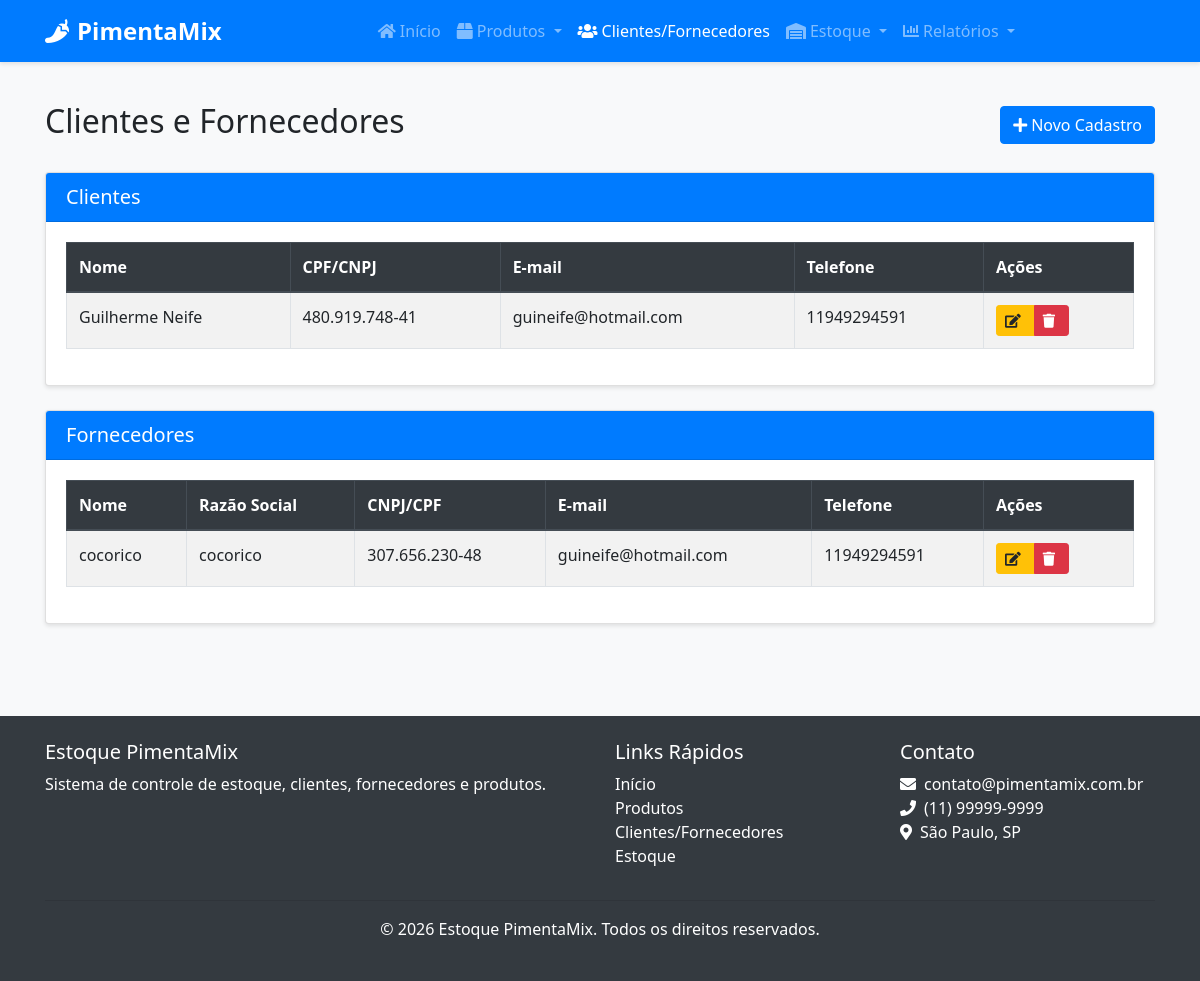
/clientes-fornecedores/, run on an earlier commit of the app's database.
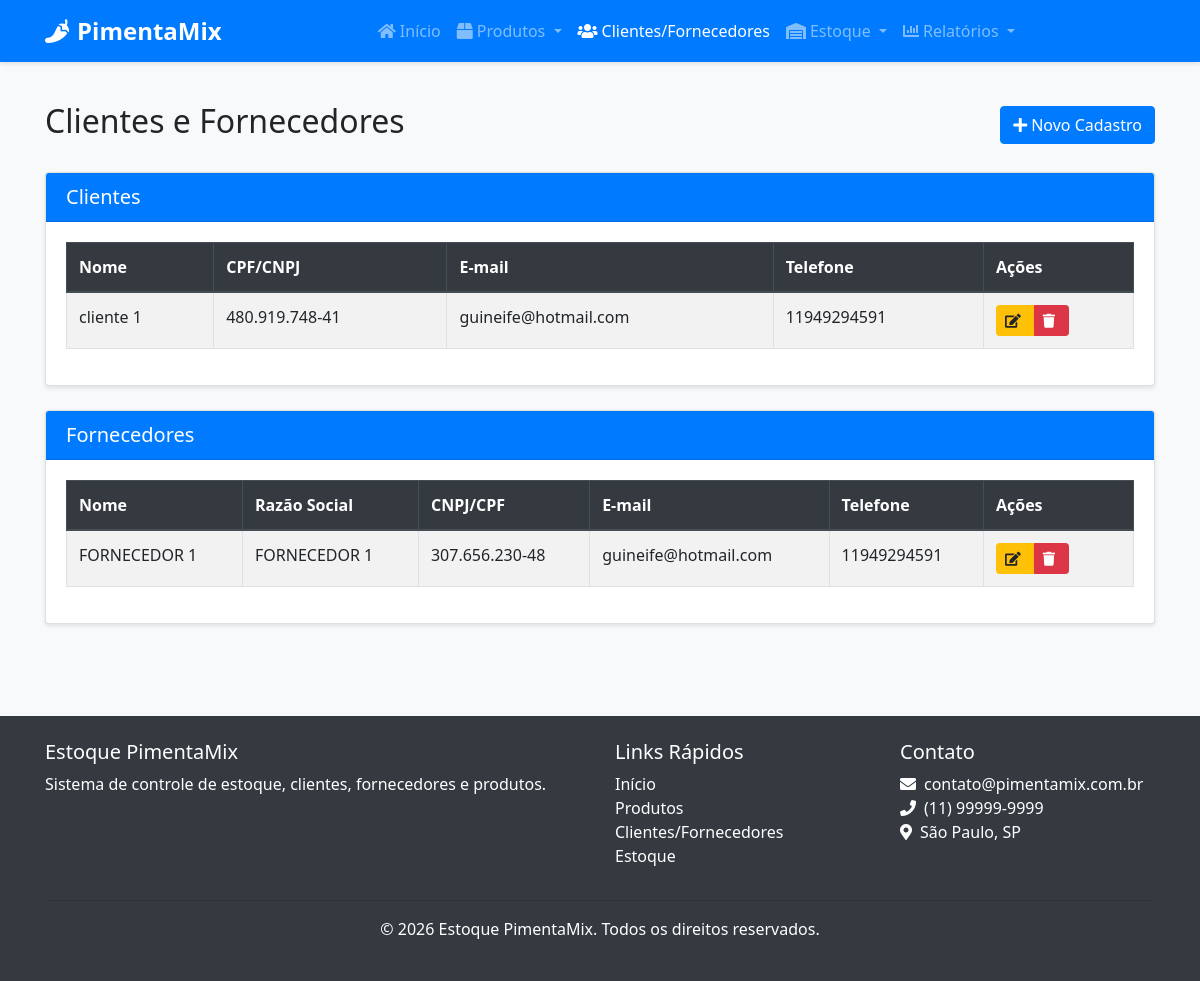
And on a later commit of the database.
### src/models/cliente_fornecedor.py (models this page shows, shortened)
class ClienteFornecedor(db.Model):
    __tablename__ = 'cliente_fornecedor'
    id = db.Column(db.Integer, primary_key=True)
    nome = db.Column(db.String(100), nullable=False)
    razao_social = db.Column(db.String(100), nullable=True)
    nome_fantasia = db.Column(db.String(100), nullable=True)
    cpf_cnpj = db.Column(db.String(20), nullable=True, unique=True)
    email = db.Column(db.String(100), nullable=False)
    telefone = db.Column(db.String(20), nullable=False)
    endereco = db.Column(db.Text, nullable=True)
    observacoes = db.Column(db.Text, nullable=True)
    eh_cliente = db.Column(db.Boolean, default=False)
    eh_fornecedor = db.Column(db.Boolean, default=False)
    data_cadastro = db.Column(db.DateTime, default=datetime.utcnow)
    responsaveis = db.relationship('Responsavel', backref='cliente_fornecedor', lazy=True, cascade="all, delete-orphan")
    contatos = db.relationship('Contato', backref='cliente_fornecedor', lazy=True, cascade="all, delete-orphan")
    produtos_fornecidos = db.relationship('Produto', backref='fornecedor', lazy=True)
    entradas_estoque = db.relationship('EntradaEstoque', backref='fornecedor', lazy=True)
    saidas_estoque = db.relationship('SaidaEstoque', backref='cliente', lazy=True)

### src/routes/cliente_fornecedor.py (the view)
@cliente_fornecedor_bp.route('/')
def listar():
    clientes = ClienteFornecedor.query.filter_by(eh_cliente=True).all()
    fornecedores = ClienteFornecedor.query.filter_by(eh_fornecedor=True).all()
    return render_template('cliente_fornecedor/listar.html', clientes=clientes, fornecedores=fornecedores)

### src/templates/cliente_fornecedor/listar.html (shortened to what the changed rows need)
{% extends "base.html" %}
{% block content %}
<div class="container">
    <div class="d-flex justify-content-between align-items-center mb-4">
        <h2>Clientes e Fornecedores</h2>
    </div>
    <div class="card mb-4">
        <div class="card-body">
            {% if clientes %}
                <div class="table-responsive">
                    <table class="table table-striped table-bordered">
                        <thead class="thead-dark">
                            <tr>
                                <th>Nome</th>
                                <th>CPF/CNPJ</th>
                                <th>E-mail</th>
                                <th>Telefone</th>
                                <th width="150">Ações</th>
                            </tr>
                        </thead>
                        <tbody>
                            {% for cliente in clientes %}
                                <tr>
                                    <td>{{ cliente.nome }}</td>
                                    <td>{{ cliente.cpf_cnpj }}</td>
                                    <td>{{ cliente.email }}</td>
                                    <td>{{ cliente.telefone }}</td>
                                    <td>
                                        <div class="btn-group">
                                            <a href="{{ url_for('cliente_fornecedor.editar', id=cliente.id, aba='cliente') }}" class="btn btn-sm btn-warning">
                                                <i class="fas fa-edit"></i>
                                            </a>
                                            <button type="button" class="btn btn-sm btn-danger btn-excluir" data-id="{{ cliente.id }}" data-tipo="cliente">
                                                <i class="fas fa-trash"></i>
                                            </button>
                                        </div>
                                    </td>
                                </tr>
                            {% endfor %}
                        </tbody>
                    </table>
                </div>
            {% else %}
                <div class="alert alert-info">
                    Nenhum cliente cadastrado.
                </div>
            {% endif %}
        </div>
    </div>
    <div class="card">
        <div class="card-body">
            {% if fornecedores %}
                <div class="table-responsive">
                    <table class="table table-striped table-bordered">
                        <thead class="thead-dark">
                            <tr>
                                <th>Nome</th>
                                <th>Razão Social</th>
                                <th>CNPJ/CPF</th>
                                <th>E-mail</th>
                                <th>Telefone</th>
                                <th width="150">Ações</th>
                            </tr>
                        </thead>
                        <tbody>
                            {% for fornecedor in fornecedores %}
                                <tr>
                                    <td>{{ fornecedor.nome }}</td>
                                    <td>{{ fornecedor.razao_social or '-' }}</td>
                                    <td>{{ fornecedor.cpf_cnpj }}</td>
                                    <td>{{ fornecedor.email }}</td>
                                    <td>{{ fornecedor.telefone }}</td>
                                    <td>
                                        <div class="btn-group">
                                            <a href="{{ url_for('cliente_fornecedor.editar', id=fornecedor.id, aba='fornecedor') }}" class="btn btn-sm btn-warning">
                                                <i class="fas fa-edit"></i>
                                            </a>
                                            <button type="button" class="btn btn-sm btn-danger btn-excluir" data-id="{{ fornecedor.id }}" data-tipo="fornecedor">
                                                <i class="fas fa-trash"></i>
                                            </button>
                                        </div>
                                    </td>
                                </tr>
                            {% endfor %}
                        </tbody>
                    </table>
                </div>
            {% else %}
                <div class="alert alert-info">
                    Nenhum fornecedor cadastrado.
                </div>
            {% endif %}
        </div>
    </div>
</div>
{% endblock %}

What changed in the data, as far as the page shows it:
changed ClienteFornecedor: nome "Guilherme Neife" → "cliente 1"
changed ClienteFornecedor: nome "cocorico" → "FORNECEDOR 1"; razao_social "cocorico" → "FORNECEDOR 1"
